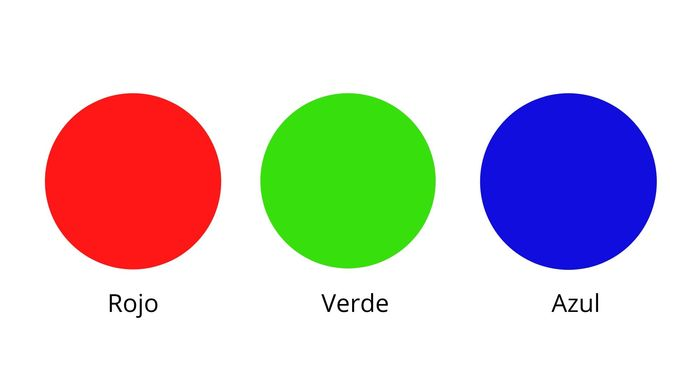
#> input picture Parcial 1/colores_primarios.jpg, 685 x 385 px
$ python practica9.py
#> lines starting #> are read from the running program, lines starting #| are printed output that depends on the picture; after the words box and inside, x2 and y2 are one past the last pixel; in counts of white or black regions, pixels touching at a corner belong together
import cv2
import numpy as np
img = cv2.imread('colores_primarios.jpg')
#> img is the input picture: shape (385, 685, 3); mean B, G, R 207.2, 207.1, 213.4
hsv = cv2.cvtColor(img, cv2.COLOR_BGR2HSV)
#> hsv: shape (385, 685, 3); mean H, S, V 22.5, 65.9, 247.7
verde1= np.array([40, 25, 25])
verde2 = np.array([100, 255, 255])

azul1= np.array([100, 150, 0])
azul2 = np.array([140, 255, 255])
kernel = np.ones((7,7),np.uint8)

rojo1= np.array([0, 100, 100])
rojo2 = np.array([10, 255, 255])
# Azul
mascara_azul = cv2.inRange(hsv, azul1, azul2)
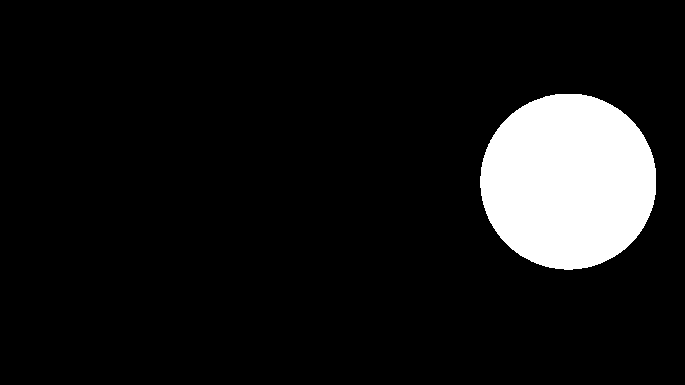
#> mascara_azul: shape (385, 685); 9.2% white; 1 white region, box (x1, y1, x2, y2) and area: (480, 94, 656, 270) 24368
# verde
mascara = cv2.inRange(hsv, verde1, verde2)
#> mascara: shape (385, 685); 9.4% white; 1 white region, box (x1, y1, x2, y2) and area: (259, 92, 437, 269) 24760
# rojo
mascara_rojo = cv2.inRange(hsv, rojo1, rojo2)
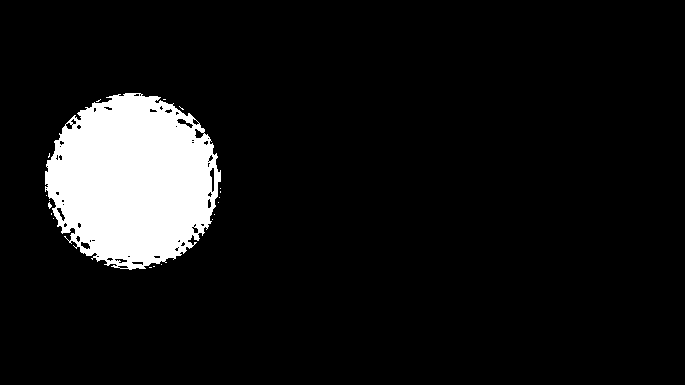
#> mascara_rojo: shape (385, 685); 8.6% white; 19 white regions (18 under 20 px), largest, box (x1, y1, x2, y2) and area: (45, 93, 221, 270) 22751
# union de las mascaras
mascara = cv2.add(mascara, mascara_azul)
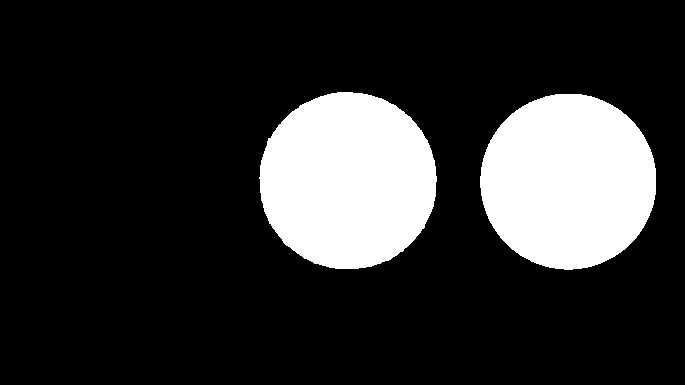
#> mascara: shape (385, 685); 18.6% white; 2 white regions, box (x1, y1, x2, y2) and area: (259, 92, 437, 269) 24760, (480, 94, 656, 270) 24368
mascara = cv2.add(mascara, mascara_rojo)
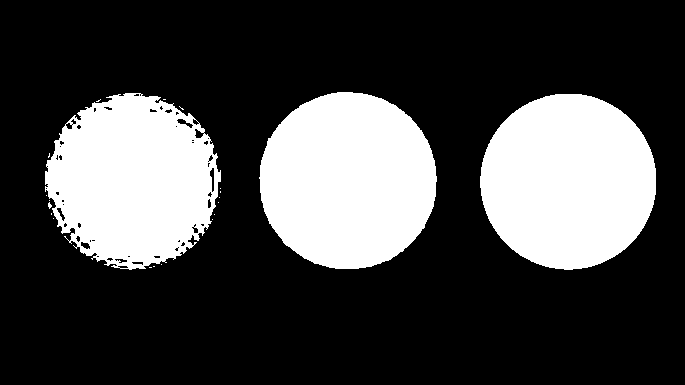
#> mascara: shape (385, 685); 27.3% white; 21 white regions (18 under 20 px), largest, box (x1, y1, x2, y2) and area: (259, 92, 437, 269) 24760, (480, 94, 656, 270) 24368, (45, 93, 221, 270) 22751
mascara = cv2.morphologyEx(mascara, cv2.MORPH_CLOSE, kernel)
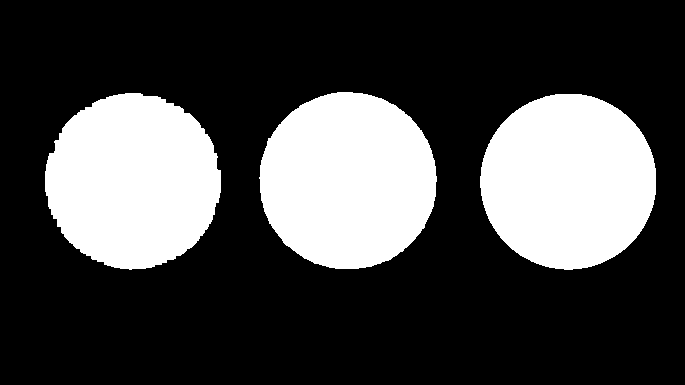
#> mascara: shape (385, 685); 27.8% white; 3 white regions, box (x1, y1, x2, y2) and area: (259, 92, 437, 269) 24760, (480, 94, 656, 270) 24368, (45, 93, 221, 270) 24157
mascara = cv2.morphologyEx(mascara, cv2.MORPH_OPEN, kernel)
#> mascara: shape (385, 685); 27.8% white; 3 white regions, box (x1, y1, x2, y2) and area: (260, 92, 436, 269) 24752, (480, 94, 656, 270) 24368, (45, 93, 221, 269) 24150

resultado = cv2.bitwise_and(img, img, mask=mascara)
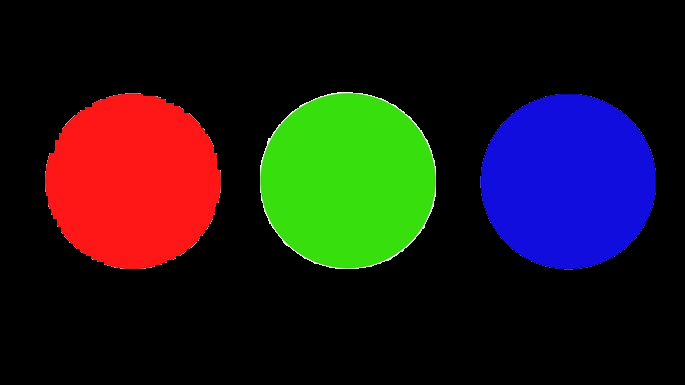
#> resultado: shape (385, 685, 3); mean B, G, R 24.4, 24.4, 30.4
resultado[mascara > 0] = (255, 255, 255)

alpha = 0.9 # Peso de la primera imagen
beta = 0.9 # Peso de la segunda imagen
gamma = 0 # Valor escalar añadido a cada suma

union = cv2.addWeighted(img, alpha, resultado, beta, gamma)
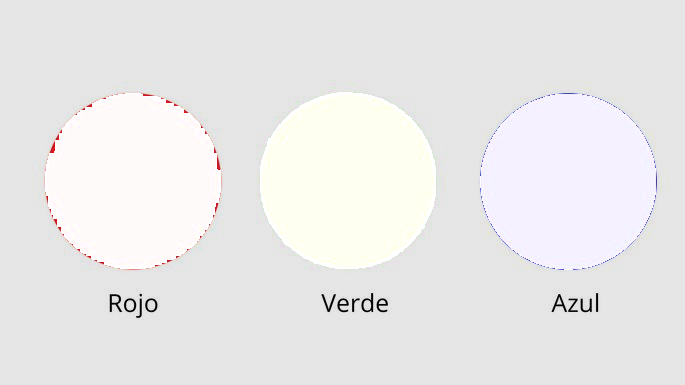
#> union: shape (385, 685, 3); mean B, G, R 234, 233.9, 234.9

cv2.imshow('Imagen Original', img)
cv2.imshow('Imagen HSV', hsv)
cv2.imshow('Resultado', resultado)
cv2.imshow('Union', union)
cv2.waitKey(0)
cv2.destroyAllWindows()
